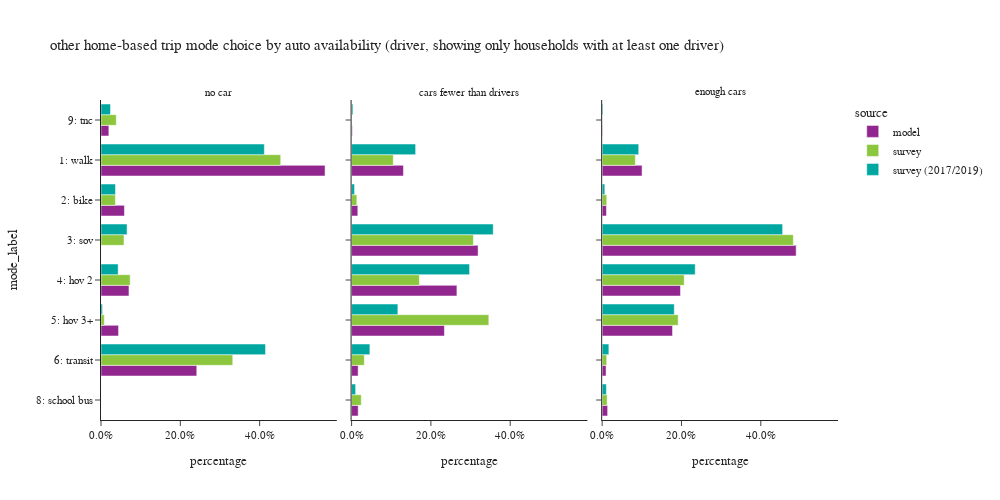

Here is the notebook cell this chart was saved with:
### Code cell
plot_mode_choice(hb_trip.loc[hb_trip['auto_available_driver'] != "no dirver"], "auto_available_driver",
                 {"auto_available_driver": ["no car", "cars fewer than drivers", "enough cars"],
                  "mode_label":["1: walk","2: bike","3: sov","4: hov 2","5: hov 3+","6: transit",
                                   "8: school bus","9: other–survey only"]},
                 "auto availability (driver, showing only households with at least one driver)", 3, 500, 1000)

### Figure 1 — Plotly figure (JSON) as saved in the notebook; plotly's stock layout.template omitted (floating-point values rounded to 4 significant figures)
{"data": [{"alignmentgroup": "True", "customdata": [[2964], [310], [370], [232], [1267], [104]], "hovertemplate": "source=model<br>auto_available_driver=no car<br>percentage=%{x}<br>mode_label=%{y}<br>sample count=%{customdata[0]}<extra></extra>", "legendgroup": "model", "marker": {"color": "#91268F", "pattern": {"shape": ""}}, "name": "model", "offsetgroup": "model", "orientation": "h", "showlegend": true, "textposition": "auto", "type": "bar", "x": [0.5649, 0.05908, 0.07052, 0.04422, 0.2415, 0.01982], "xaxis": "x", "y": ["1: walk", "2: bike", "4: hov 2", "5: hov 3+", "6: transit", "9: tnc"], "yaxis": "y"}, {"alignmentgroup": "True", "customdata": [[4309], [517], [10515], [8754], [7715], [546], [550], [58]], "hovertemplate": "source=model<br>auto_available_driver=cars fewer than drivers<br>percentage=%{x}<br>mode_label=%{y}<br>sample count=%{customdata[0]}<extra></extra>", "legendgroup": "model", "marker": {"color": "#91268F", "pattern": {"shape": ""}}, "name": "model", "offsetgroup": "model", "orientation": "h", "showlegend": false, "textposition": "auto", "type": "bar", "x": [0.1307, 0.01568, 0.319, 0.2656, 0.234, 0.01656, 0.01668, 0.001759], "xaxis": "x2", "y": ["1: walk", "2: bike", "3: sov", "4: hov 2", "5: hov 3+", "6: transit", "8: school bus", "9: tnc"], "yaxis": "y2"}, {"alignmentgroup": "True", "customdata": [[7910], [849], [38450], [15523], [13946], [777], [1084], [67]], "hovertemplate": "source=model<br>auto_available_driver=enough cars<br>percentage=%{x}<br>mode_label=%{y}<br>sample count=%{customdata[0]}<extra></extra>", "legendgroup": "model", "marker": {"color": "#91268F", "pattern": {"shape": ""}}, "name": "model", "offsetgroup": "model", "orientation": "h", "showlegend": false, "textposition": "auto", "type": "bar", "x": [0.1006, 0.0108, 0.4891, 0.1975, 0.1774, 0.009885, 0.01379, 0.0008524], "xaxis": "x3", "y": ["1: walk", "2: bike", "3: sov", "4: hov 2", "5: hov 3+", "6: transit", "8: school bus", "9: tnc"], "yaxis": "y3"}, {"alignmentgroup": "True", "customdata": [[795], [104], [37], [60], [36], [341], [2], [32]], "hovertemplate": "source=survey<br>auto_available_driver=no car<br>percentage=%{x}<br>mode_label=%{y}<br>sample count=%{customdata[0]}<extra></extra>", "legendgroup": "survey", "marker": {"color": "#8CC63E", "pattern": {"shape": ""}}, "name": "survey", "offsetgroup": "survey", "orientation": "h", "showlegend": true, "textposition": "auto", "type": "bar", "x": [0.4531, 0.03621, 0.05793, 0.07357, 0.008258, 0.3322, 0.0002174, 0.03852], "xaxis": "x", "y": ["1: walk", "2: bike", "3: sov", "4: hov 2", "5: hov 3+", "6: transit", "8: school bus", "9: tnc"], "yaxis": "y"}, {"alignmentgroup": "True", "customdata": [[837], [159], [1033], [831], [601], [162], [41], [6]], "hovertemplate": "source=survey<br>auto_available_driver=cars fewer than drivers<br>percentage=%{x}<br>mode_label=%{y}<br>sample count=%{customdata[0]}<extra></extra>", "legendgroup": "survey", "marker": {"color": "#8CC63E", "pattern": {"shape": ""}}, "name": "survey", "offsetgroup": "survey", "orientation": "h", "showlegend": false, "textposition": "auto", "type": "bar", "x": [0.1051, 0.01325, 0.3071, 0.1709, 0.346, 0.03207, 0.02446, 0.001071], "xaxis": "x2", "y": ["1: walk", "2: bike", "3: sov", "4: hov 2", "5: hov 3+", "6: transit", "8: school bus", "9: tnc"], "yaxis": "y2"}, {"alignmentgroup": "True", "customdata": [[1295], [194], [4552], [1820], [985], [174], [85], [13]], "hovertemplate": "source=survey<br>auto_available_driver=enough cars<br>percentage=%{x}<br>mode_label=%{y}<br>sample count=%{customdata[0]}<extra></extra>", "legendgroup": "survey", "marker": {"color": "#8CC63E", "pattern": {"shape": ""}}, "name": "survey", "offsetgroup": "survey", "orientation": "h", "showlegend": false, "textposition": "auto", "type": "bar", "x": [0.08365, 0.01153, 0.482, 0.2069, 0.1917, 0.01147, 0.01249, 0.0002696], "xaxis": "x3", "y": ["1: walk", "2: bike", "3: sov", "4: hov 2", "5: hov 3+", "6: transit", "8: school bus", "9: tnc"], "yaxis": "y3"}, {"alignmentgroup": "True", "customdata": [[1795], [146], [57], [130], [38], [1078], [3], [86]], "hovertemplate": "source=survey (2017/2019)<br>auto_available_driver=no car<br>percentage=%{x}<br>mode_label=%{y}<br>sample count=%{customdata[0]}<extra></extra>", "legendgroup": "survey (2017/2019)", "marker": {"color": "#00A7A0", "pattern": {"shape": ""}}, "name": "survey (2017/2019)", "offsetgroup": "survey (2017/2019)", "orientation": "h", "showlegend": true, "textposition": "auto", "type": "bar", "x": [0.4118, 0.03649, 0.0657, 0.04326, 0.003854, 0.4148, 0.0001008, 0.02396], "xaxis": "x", "y": ["1: walk", "2: bike", "3: sov", "4: hov 2", "5: hov 3+", "6: transit", "8: school bus", "9: tnc"], "yaxis": "y"}, {"alignmentgroup": "True", "customdata": [[2380], [212], [1884], [1952], [926], [862], [53], [67]], "hovertemplate": "source=survey (2017/2019)<br>auto_available_driver=cars fewer than drivers<br>percentage=%{x}<br>mode_label=%{y}<br>sample count=%{customdata[0]}<extra></extra>", "legendgroup": "survey (2017/2019)", "marker": {"color": "#00A7A0", "pattern": {"shape": ""}}, "name": "survey (2017/2019)", "offsetgroup": "survey (2017/2019)", "orientation": "h", "showlegend": false, "textposition": "auto", "type": "bar", "x": [0.1615, 0.007505, 0.3572, 0.2975, 0.1167, 0.04618, 0.01018, 0.003368], "xaxis": "x2", "y": ["1: walk", "2: bike", "3: sov", "4: hov 2", "5: hov 3+", "6: transit", "8: school bus", "9: tnc"], "yaxis": "y2"}, {"alignmentgroup": "True", "customdata": [[3053], [232], [7981], [3226], [1806], [839], [122], [66]], "hovertemplate": "source=survey (2017/2019)<br>auto_available_driver=enough cars<br>percentage=%{x}<br>mode_label=%{y}<br>sample count=%{customdata[0]}<extra></extra>", "legendgroup": "survey (2017/2019)", "marker": {"color": "#00A7A0", "pattern": {"shape": ""}}, "name": "survey (2017/2019)", "offsetgroup": "survey (2017/2019)", "orientation": "h", "showlegend": false, "textposition": "auto", "type": "bar", "x": [0.09215, 0.006763, 0.455, 0.2346, 0.1818, 0.0169, 0.01064, 0.002103], "xaxis": "x3", "y": ["1: walk", "2: bike", "3: sov", "4: hov 2", "5: hov 3+", "6: transit", "8: school bus", "9: tnc"], "yaxis": "y3"}], "layout": {"annotations": [{"font": {}, "showarrow": false, "text": "no car", "x": 0.16, "xanchor": "center", "xref": "paper", "y": 1, "yanchor": "bottom", "yref": "paper"}, {"font": {}, "showarrow": false, "text": "cars fewer than drivers", "x": 0.5, "xanchor": "center", "xref": "paper", "y": 1, "yanchor": "bottom", "yref": "paper"}, {"font": {}, "showarrow": false, "text": "enough cars", "x": 0.84, "xanchor": "center", "xref": "paper", "y": 1, "yanchor": "bottom", "yref": "paper"}], "barmode": "group", "height": 500, "legend": {"title": {"text": "source"}, "tracegroupgap": 0}, "title": {"text": "other home-based trip mode choice by auto availability (driver, showing only households with at least one driver)"}, "width": 1000, "xaxis": {"anchor": "y", "domain": [0, 0.32], "tickformat": ".1%", "title": {"text": "percentage"}}, "xaxis2": {"anchor": "y2", "domain": [0.34, 0.66], "matches": "x", "tickformat": ".1%", "title": {"text": "percentage"}}, "xaxis3": {"anchor": "y3", "domain": [0.68, 1.0], "matches": "x", "tickformat": ".1%", "title": {"text": "percentage"}}, "yaxis": {"anchor": "x", "categoryarray": ["9: other–survey only", "8: school bus", "6: transit", "5: hov 3+", "4: hov 2", "3: sov", "2: bike", "1: walk"], "categoryorder": "array", "domain": [0, 1], "title": {"text": "mode_label"}}, "yaxis2": {"anchor": "x2", "domain": [0, 1], "matches": "y", "showticklabels": false}, "yaxis3": {"anchor": "x3", "domain": [0, 1], "matches": "y", "showticklabels": false}}}
